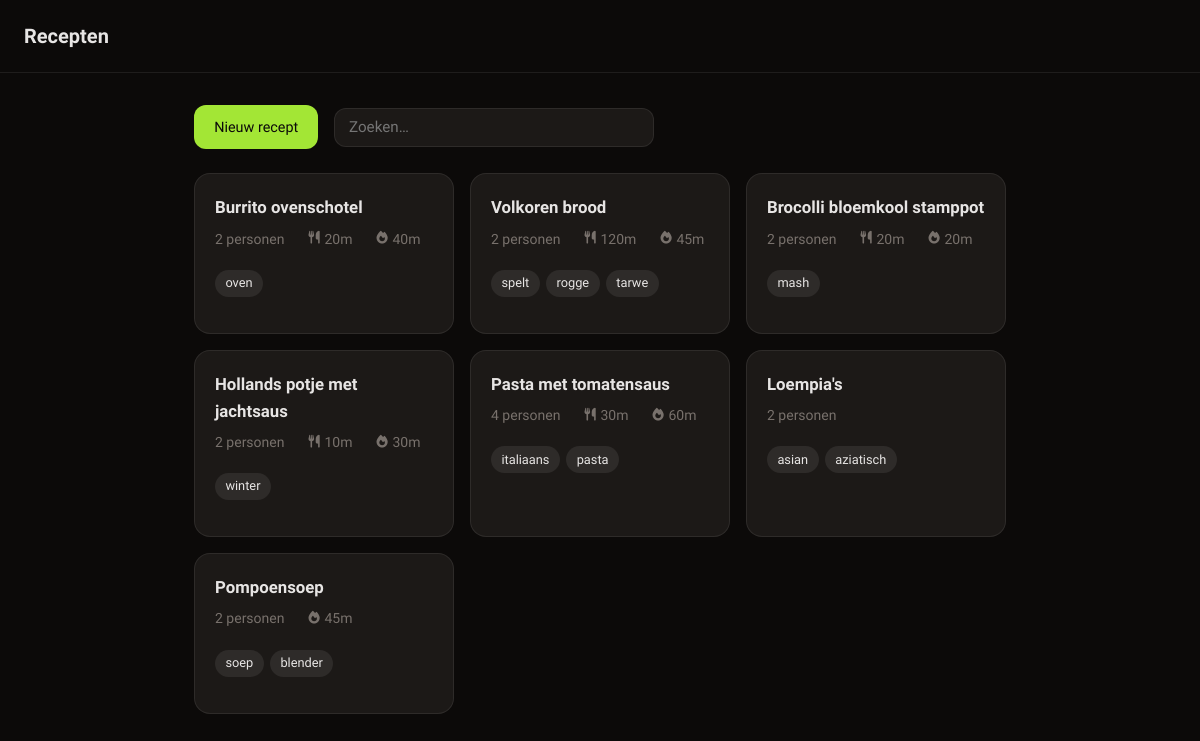
The page / on the database its author committed.
### tables this page shows
CREATE TABLE recipe (
            id INTEGER PRIMARY KEY AUTOINCREMENT,
            title TEXT NOT NULL,
            steps TEXT NOT NULL DEFAULT '',
            servings INTEGER NOT NULL DEFAULT 2,
            updated_at TIMESTAMP DEFAULT CURRENT_TIMESTAMP
        , cook_time TEXT, tags TEXT, prep_time TEXT);

### app.py (the view)
@app.route("/")
def index():
    db = get_db()
    recipes = db.execute("SELECT * FROM recipe ORDER BY updated_at DESC").fetchall()
    return render_template("index.html", recipes=recipes, query=None)

### app.py (called while the page is built)
def get_db():
    if "db" not in g:
        g.db = sqlite3.connect(DATABASE)
        g.db.row_factory = sqlite3.Row
        g.db.execute("PRAGMA foreign_keys = ON")
    return g.db

### templates/index.html (shortened to what this page needs)
{% extends "base.html" %}
{% block content %}
<div class="page-header">
  <a href="/recipes/new" class="btn btn-primary">Nieuw recept</a>
  <form action="/search" method="GET" class="search-form">
    <input name="q" type="search" placeholder="Zoeken…" value="{{ query if query else '' }}" class="search-input">
  </form>
</div>
<section class="recipe-grid">
  {% for r in recipes %}
  <div class="recipe-card">
    <a href="/recipes/{{ r.id }}" class="recipe-card-link">
      <h2>{{ r.title }}</h2>
      <span class="meta">
        {{ r.servings }} personen
        {% if r.prep_time %}<span class="time-badge"><i class="fa-solid fa-utensils"></i> {{ r.prep_time }}</span>{% endif %}
        {% if r.cook_time %}<span class="time-badge"><i class="fa-solid fa-fire"></i> {{ r.cook_time }}</span>{% endif %}
      </span>
    </a>
    {% if r.tags %}
    <div class="tag-list tag-list-card">
      {% for tag in r.tags.split(',') %}{% set t = tag.strip() %}{% if t %}<a href="/search?q={{ t }}" class="tag-pill tag-pill-static">{{ t }}</a>{% endif %}{% endfor %}
    </div>
    {% endif %}
  </div>
  {% else %}
  <p class="empty">{% if query %}Geen recepten gevonden.{% else %}Nog geen recepten.{% endif %}</p>
  {% endfor %}
</section>
{% endblock %}

### static/css/style.css (style rules this page uses)
*, *::before, *::after { box-sizing: border-box; margin: 0; padding: 0; }
:root { --bg: #0c0a09; --surface: #1c1917; --border: rgba(255,255,255,0.08); --text: #e7e5e4; --muted: #78716c; --accent: #a3e635; --accent-fg: #0c0a09; --danger: #dc2626; --radius: 12px; --panel-width: min(420px, 90vw); }
body { background: var(--bg); color: var(--text); font-family: "Lexend", sans-serif; font-size: 1rem; line-height: 1.6; min-height: 100vh; }
h2 { font-size: 1.1rem; font-weight: 600; margin: 1.5rem 0 0.5rem; }
.meta { color: var(--muted); font-size: 0.875rem; margin-bottom: 1.25rem; display: flex; align-items: center; gap: 0.75rem; flex-wrap: wrap; }
.time-badge { display: inline-flex; align-items: center; gap: 0.35rem; font-size: 0.875rem; color: var(--muted); }
.time-badge i { color: var(--muted); }
.time-badge { display: inline-flex; align-items: center; gap: 0.3rem; margin-left: 0.75rem; }
.time-badge i { font-size: 0.8rem; }
.btn { display: inline-block; padding: 0.6rem 1.2rem; border-radius: var(--radius); font-size: 0.9rem; font-weight: 500; cursor: pointer; text-decoration: none; border: 1px solid var(--border); background: var(--surface); color: var(--text); }
.btn-primary { background: var(--accent); color: var(--accent-fg); border-color: transparent; }
.page-header { display: flex; align-items: center; gap: 1rem; margin-bottom: 1.5rem; flex-wrap: wrap; }
.search-form { flex: 1; max-width: 320px; }
.search-input { width: 100%; background: var(--surface); border: 1px solid var(--border); border-radius: var(--radius); color: var(--text); font-family: inherit; font-size: 0.95rem; padding: 0.6rem 0.85rem; }
.recipe-grid { display: grid; gap: 1rem; grid-template-columns: repeat(auto-fill, minmax(220px, 1fr)); }
.recipe-card { background: var(--surface); border: 1px solid var(--border); border-radius: 16px; padding: 1.25rem; color: var(--text); transition: background 0.15s; }
.recipe-card-link { display: block; text-decoration: none; color: var(--text); }
.recipe-card h2 { font-size: 1.05rem; margin: 0 0 0.4rem; }
.tag-pill { display: inline-flex; align-items: center; gap: 0.3rem; background: var(--border); border-radius: 999px; padding: 0.2rem 0.65rem; font-size: 0.8rem; color: var(--text); white-space: nowrap; }
.tag-pill-static { cursor: pointer; text-decoration: none; }
.tag-list { display: flex; flex-wrap: wrap; gap: 0.4rem; margin-bottom: 1rem; }
.tag-list-card { margin-top: 0.6rem; }

### rows shown on the page
recipe: title "Burrito ovenschotel", servings "2", prep_time "20m", cook_time "40m", tags "oven"
recipe: title "Volkoren brood", servings "2", prep_time "120m", cook_time "45m", t "spelt" "rogge" "tarwe"
recipe: title "Brocolli bloemkool stamppot", servings "2", prep_time "20m", cook_time "20m", tags "mash"
recipe: title "Hollands potje met jachtsaus", servings "2", prep_time "10m", cook_time "30m", tags "winter"
recipe: title "Pasta met tomatensaus", servings "4", prep_time "30m", cook_time "60m", t "italiaans" "pasta"
recipe: title "Loempia's", servings "2", t "asian" "aziatisch"
recipe: title "Pompoensoep", servings "2", cook_time "45m", t "soep" "blender"
